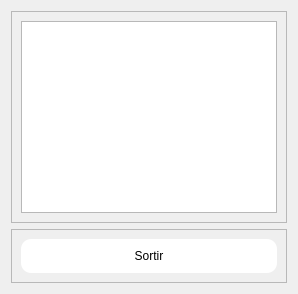
         <widget class="QWidget" name="statemp">
          <layout class="QVBoxLayout" name="verticalLayout_17">
           <item>
            <widget class="QFrame" name="frame_27">
             <property name="frameShape">
              <enum>QFrame::Shape::StyledPanel</enum>
             </property>
             <property name="frameShadow">
              <enum>QFrame::Shadow::Raised</enum>
             </property>
             <layout class="QHBoxLayout" name="horizontalLayout_18">
              <item>
               <widget class="QGraphicsView" name="graphicsView"/>
              </item>
             </layout>
            </widget>
           </item>
           <item>
            <widget class="QFrame" name="frame_28">
             <property name="sizePolicy">
              <sizepolicy hsizetype="Preferred" vsizetype="Maximum">
               <horstretch>0</horstretch>
               <verstretch>0</verstretch>
              </sizepolicy>
             </property>
             <property name="frameShape">
              <enum>QFrame::Shape::StyledPanel</enum>
             </property>
             <property name="frameShadow">
              <enum>QFrame::Shadow::Raised</enum>
             </property>
             <layout class="QHBoxLayout" name="horizontalLayout_17">
              <item>
               <widget class="QPushButton" name="pushButtonstatempsortir">
                <property name="styleSheet">
                 <string notr="true">QPushButton
{
background-color:rgb(255, 255, 255);
border-radius: 10px;
padding: 10px;
}

QPushButton:Hover {
				background-color: rgb(159, 159, 159);
				border-color: rgb(159, 159, 159);}
</string>
                </property>
                <property name="text">
                 <string>Sortir</string>
                </property>
               </widget>
              </item>
             </layout>
            </widget>
           </item>
          </layout>
         </widget>
